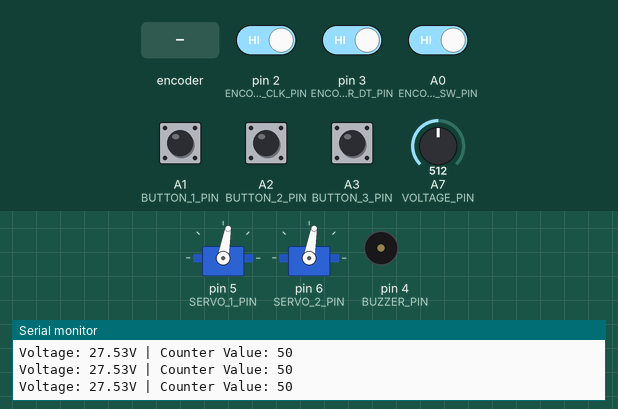
A sketch run on a simulated Arduino Nano, built with avr-gcc and run on an emulated ATmega328P. On the bench: 2 × servo, buzzer (waves = sounding, pin HIGH), the last lines printed to the serial monitor. The inputs (shaded band) are chosen by the test bench; at power-on: A0 (ENCODER_SW_PIN), A1 (BUTTON_1_PIN), A2 (BUTTON_2_PIN), A3 (BUTTON_3_PIN), pin 2 (ENCODER_CLK_PIN), pin 3 (ENCODER_DT_PIN) HIGH, A7 (VOLTAGE_PIN) = 512.

Above: at 1.2 s.
1.3 s: A1 (BUTTON_1_PIN) pulled LOW for 0.15 s
At 2.5 s:
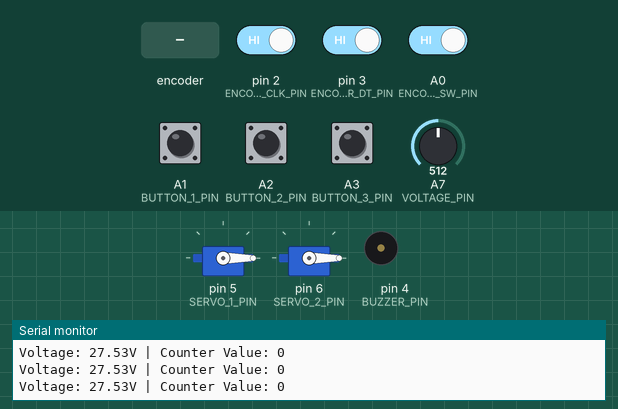
2.9 s: A0 (ENCODER_SW_PIN) driven LOW
At 4.1 s:
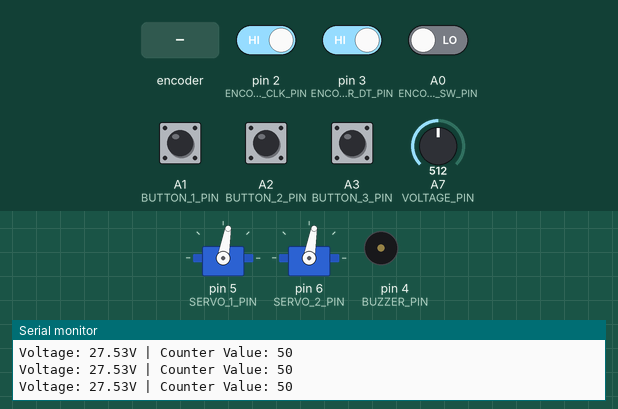
4.4 s: A2 (BUTTON_2_PIN) pulled LOW for 0.15 s
At 5.3 s:
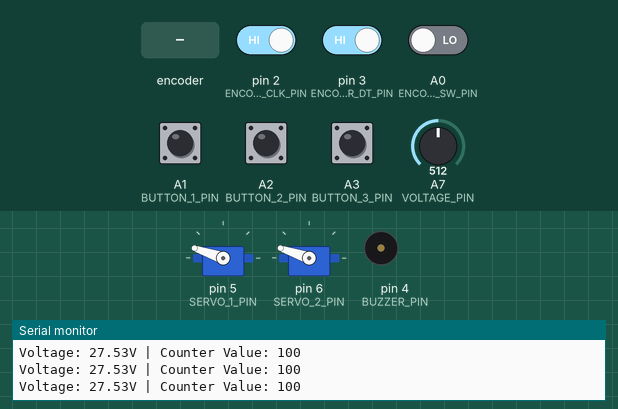
6.0 s: rotary encoder on pin 2 (ENCODER_CLK_PIN) / pin 3 (ENCODER_DT_PIN) turned 2 steps (second pin leading)
At 6.16 s:
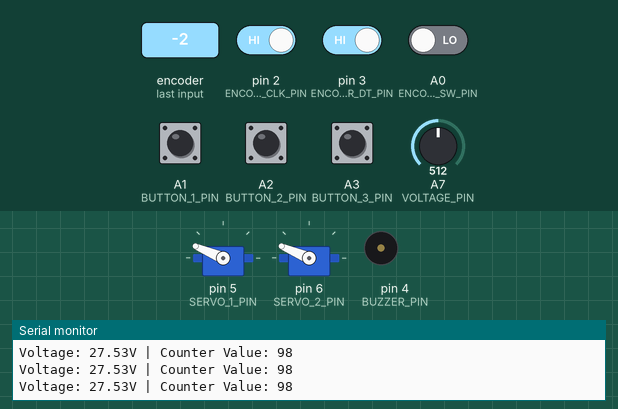
7.9 s: A1 (BUTTON_1_PIN) pulled LOW for 1 s
At 9.3 s:
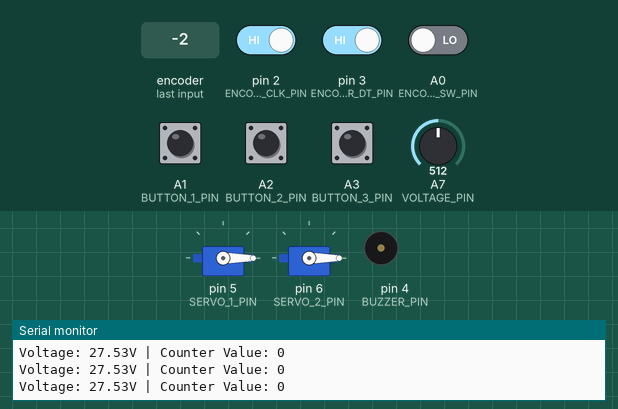
10.4 s: A7 (VOLTAGE_PIN) set to 199
13.4 s: A7 (VOLTAGE_PIN) set to 174
Timing chart, 0 to 16.4 s (numbered marks = the images above; inputs shaded):
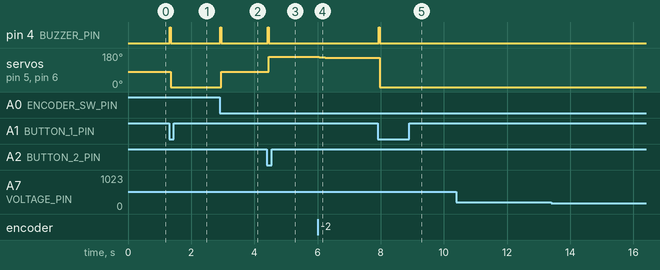

The sketch:

all_but_screen.ino
```cpp
#include <Servo.h>

// --------------------------- Pins --------------------------- //
#define ENCODER_CLK_PIN 2
#define ENCODER_DT_PIN 3
#define ENCODER_SW_PIN A0

#define BUTTON_1_PIN A1
#define BUTTON_2_PIN A2
#define BUTTON_3_PIN A3

#define BUZZER_PIN 4

#define SERVO_1_PIN 5
#define SERVO_2_PIN 6

#define VOLTAGE_PIN A7

// ------------------------- Hardware ------------------------- //
Servo servo1, servo2;

// ------------------------ Variables ------------------------- //
int servoType = 0;     // 0: 180deg, 1: 300deg
int rotation_mode = 0; // 0: Position, 1: Neutral, 2: Swiping
int min_pulse = 540;   // microseconds
int max_pulse = 2200;  // microseconds

// -------------------------- Utils --------------------------- //
bool last_button_1_state = HIGH;
bool last_button_2_state = HIGH;
bool last_button_3_state = HIGH;
bool last_button_rot_state = HIGH;

volatile int encoderValue = 50;
int ENCODER_STEP = 2;
int lastEncoderValue = -1;

unsigned long lastBatteryCheck = 0;
const unsigned long batteryInterval = 300;

int rawAnalog = 0;
float pinVoltage = 0.0;
float batteryVoltage = 0.0;

void setup()
{
  Serial.begin(9600);
  Serial.println("Waiting for Serial to INIT...");
  while (!Serial) delay(10);
  Serial.println("Serial Init Successful!");

  servo1.attach(SERVO_1_PIN);
  servo2.attach(SERVO_2_PIN);

  pinMode(ENCODER_CLK_PIN, INPUT_PULLUP);
  pinMode(ENCODER_DT_PIN, INPUT_PULLUP);
  pinMode(ENCODER_SW_PIN, INPUT_PULLUP);
  pinMode(BUTTON_1_PIN, INPUT_PULLUP);
  pinMode(BUTTON_2_PIN, INPUT_PULLUP);
  pinMode(BUZZER_PIN, OUTPUT);

  attachInterrupt(digitalPinToInterrupt(ENCODER_CLK_PIN), readEncoder, CHANGE);
  Serial.println("Program Boot Successful!");
}

void loop()
{
  if (digitalRead(BUTTON_1_PIN) == LOW && last_button_1_state == HIGH)
  {
    encoderValue = 0;
    beep();
  }

  if (digitalRead(BUTTON_2_PIN) == LOW && last_button_2_state == HIGH)
  {
    encoderValue = 100;
    beep();
  }

  if (digitalRead(BUTTON_3_PIN) == LOW && last_button_3_state == HIGH)
  {
    delay(10);
  }

  if (digitalRead(ENCODER_SW_PIN) == LOW && last_button_rot_state == HIGH)
  {
    encoderValue = 50;
    beep();
  }

  last_button_1_state = digitalRead(BUTTON_1_PIN);
  last_button_2_state = digitalRead(BUTTON_2_PIN);
  last_button_3_state = digitalRead(BUTTON_3_PIN);
  last_button_rot_state = digitalRead(ENCODER_SW_PIN);

  servo1.writeMicroseconds(map(encoderValue, 0, 100, min_pulse, max_pulse));
  servo2.writeMicroseconds(map(encoderValue, 0, 100, min_pulse, max_pulse));

  if (millis() - lastBatteryCheck >= batteryInterval)
  {

    int rawAnalog = analogRead(VOLTAGE_PIN);
    float pinVoltage = rawAnalog * (5.0 / 1023.0);
    batteryVoltage = pinVoltage * 11.0;
    lastBatteryCheck = millis();
  }

  // --------------------------- Telemetry --------------------------- //
  Serial.print("Voltage: ");
  Serial.print(batteryVoltage, 2);
  Serial.print("V | Counter Value: ");
  Serial.println(encoderValue);
}

void beep() {
  digitalWrite(BUZZER_PIN, HIGH);
  delay(30);
  digitalWrite(BUZZER_PIN, LOW);
}

void readEncoder()
{
  int clkState = digitalRead(ENCODER_CLK_PIN);
  int dtState = digitalRead(ENCODER_DT_PIN);
  static int lastClkState = HIGH;

  if (clkState != lastClkState && clkState == LOW)
  {
    if (dtState != clkState)
    {
      encoderValue += ENCODER_STEP;
      if (encoderValue > 100)
        encoderValue = 100;
    }
    else
    {
      encoderValue -= ENCODER_STEP;
      if (encoderValue < 0)
        encoderValue = 0;
    }
  }
  lastClkState = clkState;
}
```

Measured:
- after the input at 1.3 s, pin 4 (BUZZER_PIN): LOW → HIGH at once, → LOW 0.03 s later; servo on pin 5 (SERVO_1_PIN), servo on pin 6 (SERVO_2_PIN): 80° → 0° after 0.05 s
- after the input at 2.9 s, pin 4 (BUZZER_PIN): LOW → HIGH at once, → LOW 0.03 s later; servo on pin 5 (SERVO_1_PIN), servo on pin 6 (SERVO_2_PIN): 0° → 80° after 0.06 s
- after the input at 4.4 s, pin 4 (BUZZER_PIN): LOW → HIGH at once, → LOW 0.03 s later; servo on pin 5 (SERVO_1_PIN), servo on pin 6 (SERVO_2_PIN): 80° → 161° after 0.06 s
- after the input at 6.0 s, servo on pin 5 (SERVO_1_PIN), servo on pin 6 (SERVO_2_PIN): 161° → 157° after 0.05 s, → 154° 0.19 s later
- after the input at 7.9 s, pin 4 (BUZZER_PIN): LOW → HIGH at once, → LOW 0.03 s later; servo on pin 5 (SERVO_1_PIN), servo on pin 6 (SERVO_2_PIN): 154° → 0° after 0.06 s
